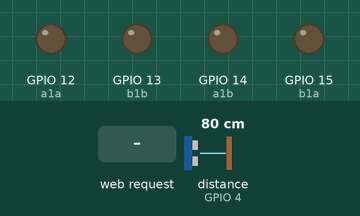
This sketch was run on a simulated ESP8266 (NodeMCU). On the bench: output pins drawn as LEDs (lit = HIGH). Dashed ring = blinking. The inputs (shaded band) are chosen by the test bench; at power-on: distance to the obstacle (sensor on GPIO 4) 80 cm. The echo pulse lasts 58.3 µs per cm; WiFi joins after 1.5 s; servers stay silent unless stated; what the sketch prints to the serial monitor is not drawn.

Above: at 2.8 s.
2.9 s: HTTP request GET /start received
At 3.8 s:
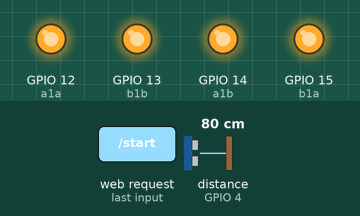
4.4 s: distance to the obstacle (sensor on GPIO 4) set to 44 cm
5.9 s: distance to the obstacle (sensor on GPIO 4) set to 36 cm
At 7.9 s:
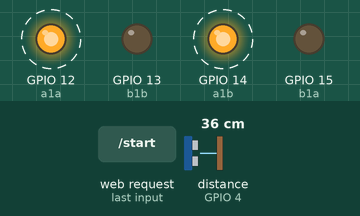
8.9 s: distance to the obstacle (sensor on GPIO 4) set to 2 cm
At 10.5 s:
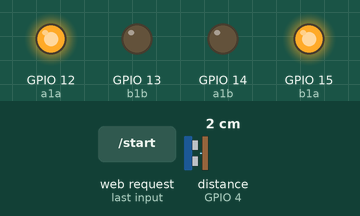
10.8 s: distance to the obstacle (sensor on GPIO 4) set to 18 cm
At 11.6 s:
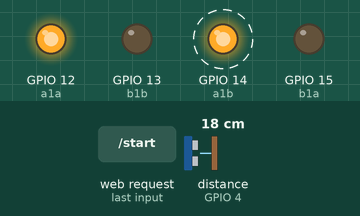
13.8 s: distance to the obstacle (sensor on GPIO 4) set to 4 cm
At 15.7 s:
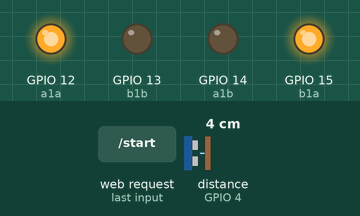
Timing chart, 0 to 16.7 s (numbered marks = the images above; inputs shaded):
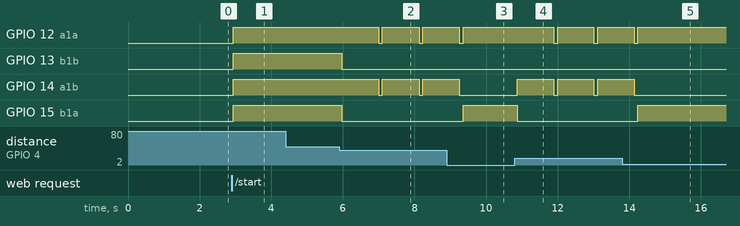

The sketch:

robocar.ino
```cpp
#include <HCSR04.h>
#include <ESP8266WiFi.h>
#include <WiFiClient.h>
#include <ESP8266WebServer.h>
#include <ESP8266mDNS.h>

#define S_ON 1
#define S_OFF 0
const char* ssid = "<SSID>";
const char* password = "<PASS>";

ESP8266WebServer server(80);
HCSR04 hc(5,4);//initialisation class HCSR04 (trig pin , echo pin)

IPAddress ip(192, 168, 99, 125);
IPAddress gateway(192, 168, 99, 1);
IPAddress subnet(255, 255, 255, 0);

int a1a = 12;
int a1b = 14;
int b1a = 15;
int b1b = 13;
int globalStop = 0;

int state = S_OFF;

String motorStatus = "Started";
void motorStop();
void motorForward();
void motorReverse();

void handleRoot() {
  String stateString = state ? "On" : "Off";
  server.send(200, "text/html", "<HTML>"
  "<HEAD>"
  "<TITLE>Car status</TITLE>"
  "</HEAD>"
  "<BODY><LEFT><B><P> Car direction: " + motorStatus + "</P><P> Car state:" + stateString + "</P></B></LEFT>"
  "<p><a href=\"start\">Start car</a></p>"
  "<p><a href=\"stop\">Stop car</a></p>"
  "</BODY>"
  "</HTML>");
}

void handleStart() {
  state = S_ON;
  Serial.println("State turned on");
  handleRoot();
}

void handleStop() {
  state = S_OFF;
  Serial.println("State turned off");
  handleRoot();
}

void setup()
{
  Serial.begin(9600);
  delay(100);
  pinMode(a1a, OUTPUT);
  pinMode(a1b, OUTPUT);
  pinMode(b1a, OUTPUT);
  pinMode(b1b, OUTPUT);
  motorStop();

  WiFi.config(ip, gateway, subnet);
  WiFi.begin(ssid, password);
  Serial.println("");

  // Wait for connection
  while (WiFi.status() != WL_CONNECTED) {
    delay(500);
    Serial.print(".");
  }
  Serial.println("");
  Serial.print("Connected to ");
  Serial.println(ssid);
  Serial.print("IP address: ");
  Serial.println(WiFi.localIP());

  if (MDNS.begin("esp8266")) {
    Serial.println("MDNS responder started");
  }

  server.on("/", handleRoot);
  server.on("/start", handleStart);
  server.on("/stop", handleStop);
  server.begin();
  Serial.println("HTTP server started");
}

void loop()
{
  server.handleClient();
  if (state == S_ON) {
    float distance = hc.dist();
    if (distance < 40 && distance > 10) {
      int count = 0;
      while (hc.dist() < 40 && count < 10) {
      motorTurnLeft();
      Serial.println(distance);
      Serial.println("Turn left");
      count++;
      delay(100);
      }
      Serial.println(distance);
      Serial.println("Stop");
      motorStop();
    } else if (distance < 10)  {
      Serial.println(distance);
      Serial.println("Reverse");
      motorReverse();
    }  else  {
      Serial.println("Forward");
      motorForward();
    }
  }
  else {
    motorStop();
  }
  delay(100);
}

void motorStop() {
      analogWrite(a1a,0);
      analogWrite(b1a,0);
      digitalWrite(a1b,LOW);
      digitalWrite(b1b,LOW);
      motorStatus = "Stopped";
}

void motorReverse() {
      analogWrite(a1a,600);
      analogWrite(b1a,600);
      digitalWrite(a1b,LOW);
      digitalWrite(b1b,LOW);
      motorStatus = "Reverse";
}

void motorForward() {
      digitalWrite(a1b,HIGH);
      digitalWrite(b1b,HIGH);
      analogWrite(a1a,350);
      analogWrite(b1a,350);
      motorStatus = "Forward";
}

void motorTurnLeft() {
      digitalWrite(a1b,HIGH);
      digitalWrite(b1b,LOW);
      analogWrite(a1a,500);
      analogWrite(b1a,0);
      motorStatus = "Left Forward";
}
```

Measured:
- the behaviour switches between 40 and 39 cm on distance to the obstacle (sensor on GPIO 4) (found by bisection; images 1 and 2)
- after the input at 2.9 s, GPIO 12 (a1a), GPIO 13 (b1b), GPIO 14 (a1b), GPIO 15 (b1a): LOW → HIGH at once
- after the input at 4.4 s, every drawn part: stays the same
- after the input at 5.9 s, GPIO 12 (a1a), GPIO 14 (a1b): alternates HIGH for 1.0 s and LOW for 0.11 s, starting after 1.1 s; GPIO 13 (b1b), GPIO 15 (b1a): HIGH → LOW after 0.07 s
- after the input at 8.9 s, GPIO 12 (a1a): goes on until 9.4 s, then stays HIGH; GPIO 14 (a1b): goes on until 9.3 s, then stays LOW; GPIO 15 (b1a): LOW → HIGH after 0.46 s
- after the input at 10.8 s, GPIO 12 (a1a): alternates HIGH for 1.0 s and LOW for 0.10 s, starting after 1.1 s; GPIO 14 (a1b): alternates HIGH for 1.0 s and LOW for 0.10 s, starting after 0.07 s; GPIO 15 (b1a): HIGH → LOW after 0.07 s
- after the input at 13.8 s, GPIO 12 (a1a): goes on until 14.2 s, then stays HIGH; GPIO 14 (a1b): goes on until 14.1 s, then stays LOW; GPIO 15 (b1a): LOW → HIGH after 0.43 s
